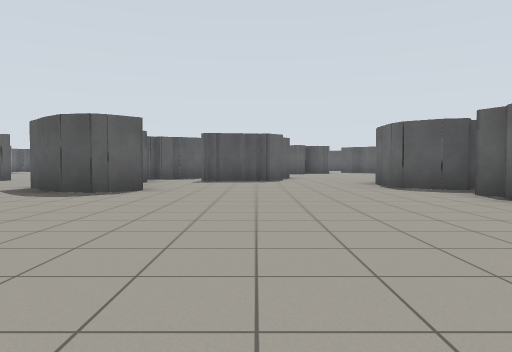
View 1 (above)

24 first-person views from a walk through a world built for the Gazebo simulator. The camera is 0.94 m above the floor, tilts 2° down and sees 70° across. The floor is counted in squares, 2 m on a side. Each view is taken from the middle of a square. On the plan, view 1 faces up. The plan holds only what a view shows up to about 9 squares ahead; the rest is blank.

View 2
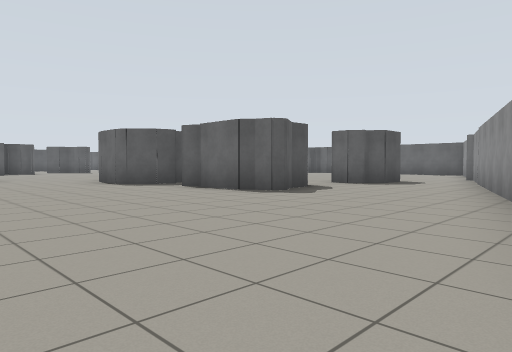

View 3
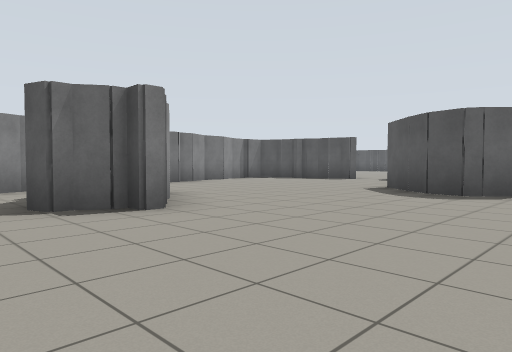

View 4
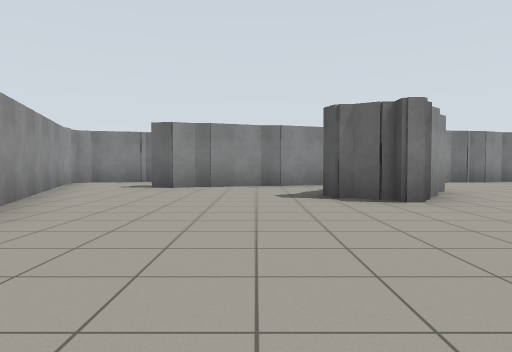

View 5
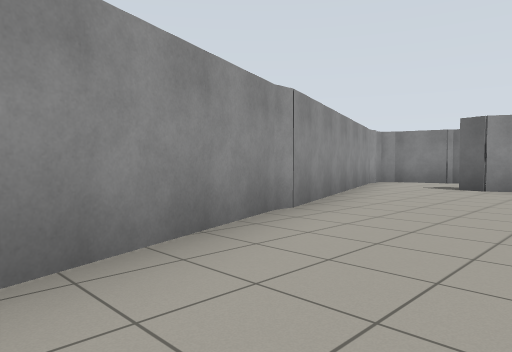

View 6
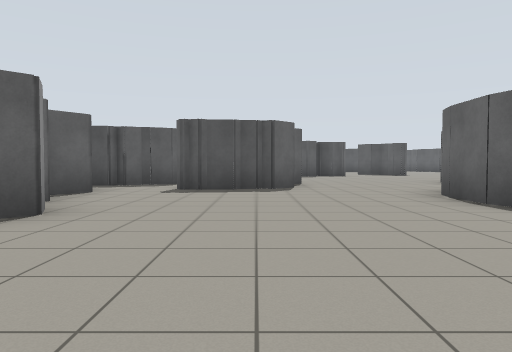

View 7
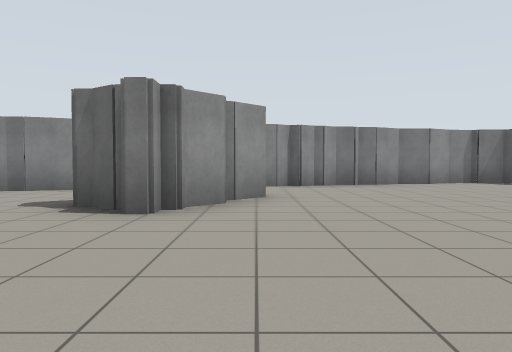

View 8
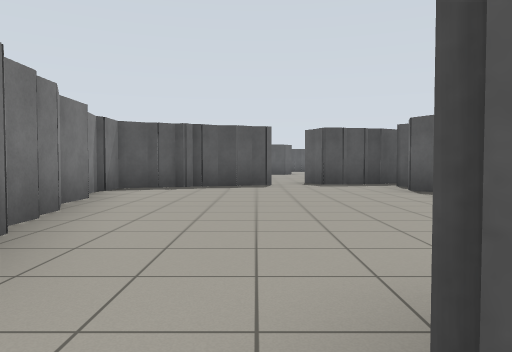

View 9
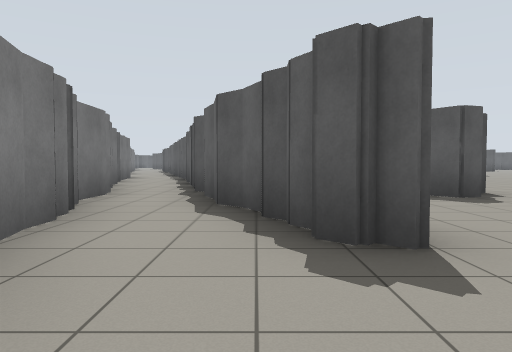

View 10
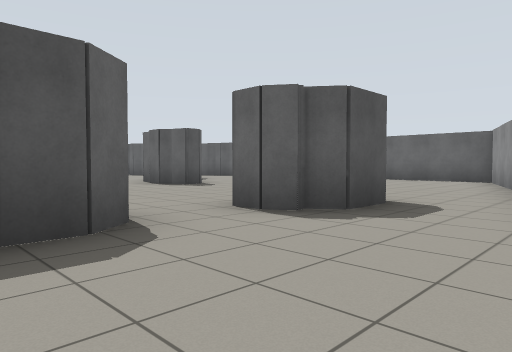

View 11
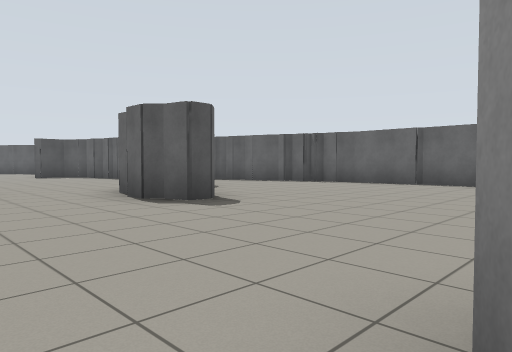

View 12
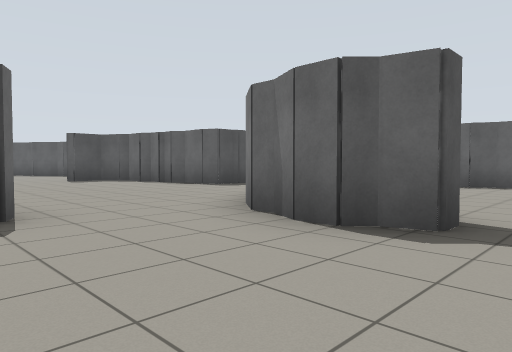

View 13
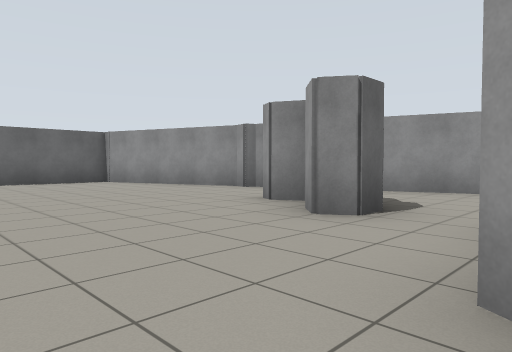

View 14
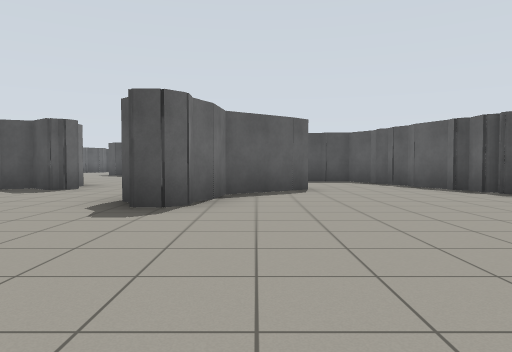

View 15
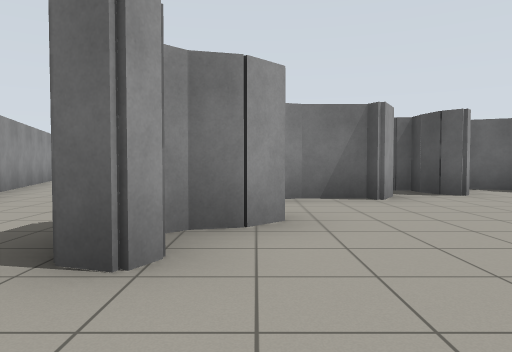

View 16
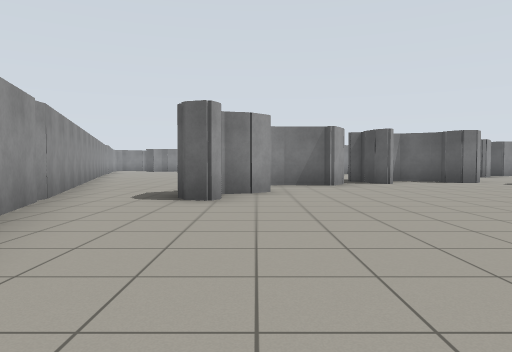

View 17
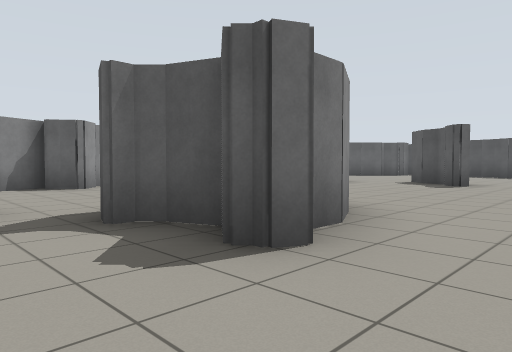

View 18
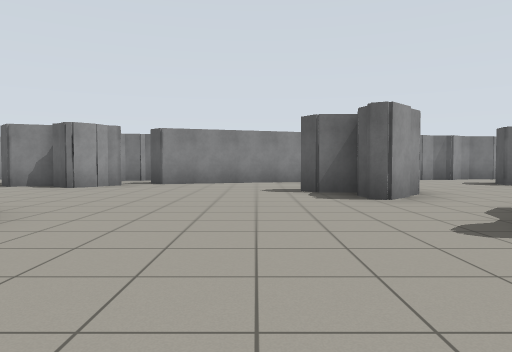

View 19
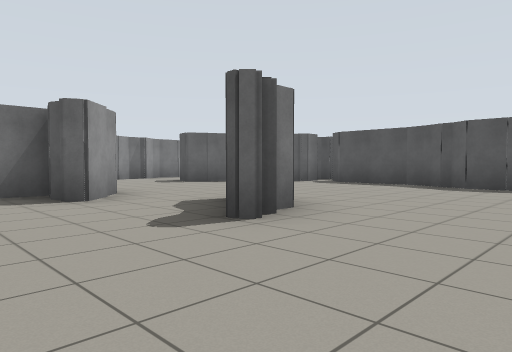

View 20
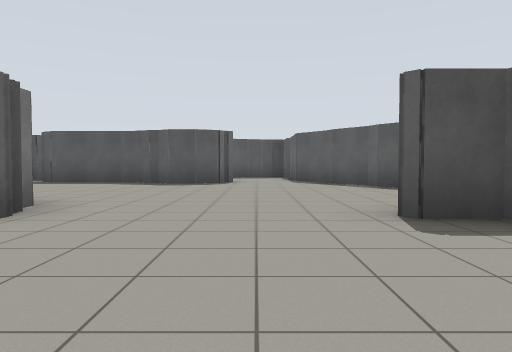

View 21
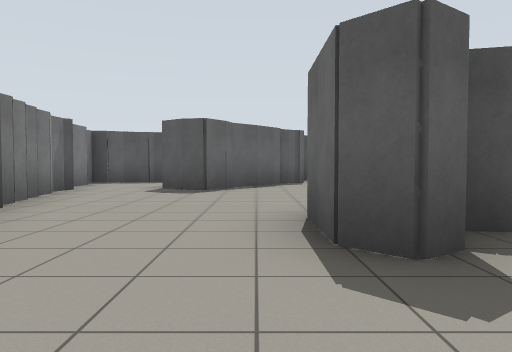

View 22
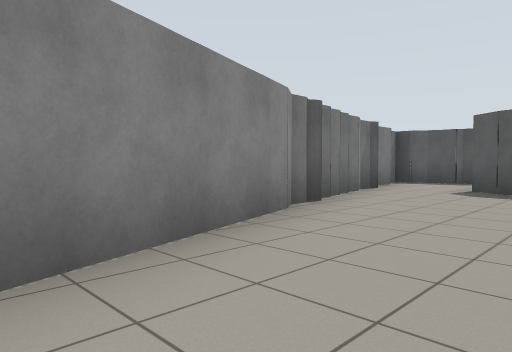

View 23
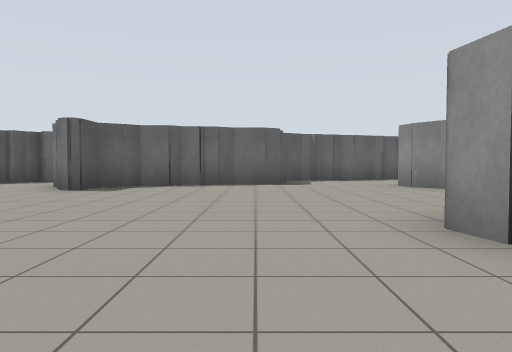

View 24
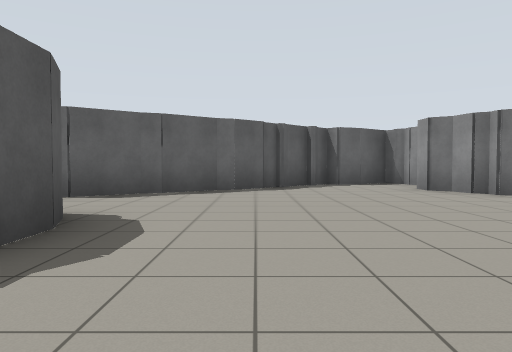

### Floor plan
Key: @ floor where view 1 was taken; # wall or solid block; . floor.
Columns run from 12 left of view 1 to 15 right of it. Each row starts with its distance up from view 1.
 24          ###         ##
 23          #.. #######..#
 22          #..##........##
 21          #..#..........##
 20          #..............#
 19          ##.............##
 18           #......#....#..#
 17           #...##.#....####
 16           #...#........#
 15           ##...........#
 14            #...........###
 13            #.............#
 12            ##....##......##
 11       .#######...##...#...#
 10    ###.##..##........##...#
  9   ##....##.....##....#....##
  8   #.....##.....#.....#.....#
  7   #.....##.....##..........#
  6   ##.....##.....#..........#
  5  ..#............##.........#
  4 #..#............##.#.......#
  3 ##.#..#............##.....##
  2  #.##.##...............####
  1  #..#..#............####
  0  ##.#.......@....####
 -1   #.#.........####
 -2   #.##.....####
 -3   ##....####
 -4    #.####
 -5    ###

Positions as (right, up) in squares from view 1, and headings:
1: (0, 0), facing up
2: (-1, -1), facing up-right
3: (-1, 0), facing up-left
4: (0, 0), facing left
5: (0, 0), facing down-left
6: (0, 3), facing up
7: (-1, 3), facing left
8: (-7, 2), facing up
9: (-8, -4), facing up
10: (4, 1), facing up-right
11: (6, 4), facing up-right
12: (6, 7), facing up-right
13: (5, 7), facing down-right
14: (10, 4), facing up
15: (10, 4), facing left
16: (13, 4), facing left
17: (8, 9), facing up-left
18: (8, 15), facing left
19: (8, 15), facing up-left
20: (8, 14), facing up
21: (1, 14), facing up
22: (1, 14), facing up-left
23: (3, 14), facing right
24: (4, 21), facing right
